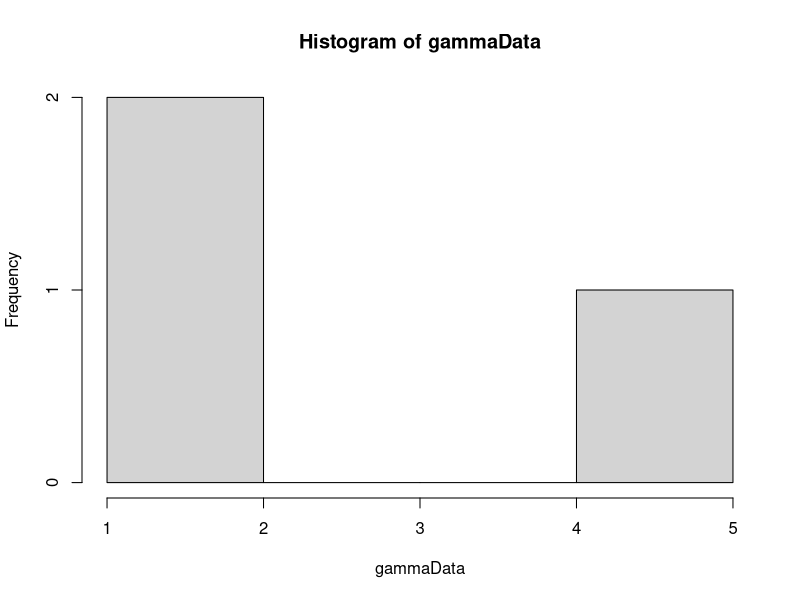

Reproduce this figure in R. (Note: this script raises an error after producing the figure.)
library(MCMCpack)

#weightedUniform <- function(n, numIterations) {
#  # Generate sample of from a weighted uniform distribution
#  # 
#  # Args:
#  #   n: number of points in sample
#  #   
#  # Returns:
#  #   A vector sample
#  uCurr = runif(n)
#  alphaCurr = findAlpha(s2, uCurr)
#  uConv = rep(0, numIterations)
#  uTrace = rep(0, numIterations)
#  for(i in 1:numIterations) {
#    uProp = runif(n)
#    alphaProp = findAlpha(s2, uProp)
#    if(alphaProp != -1) {
#      proportionalProp = proportionalDensity(uProp, alphaProp)
#      proportionalCurr = proportionalDensity(uCurr, alphaCurr)
#      alphaVal = min(1, proportionalProp/proportionalCurr)
#      u = runif(1)
#      print(i)
#      if (u <= alphaVal) {
#        uCurr = uProp
#        alphaCurr = alphaProp
#      }  
#    }
#    uConv[i] = var(uCurr)
#    uTrace[i] = uCurr[1]
#  }
#  plot(uConv, type="l")
#  plot(uTrace, type="l")
#  return(uCurr)
#}
#
#proportionalDensity <- function(u, alpha) {
#  # Calculate proportional density for indepence sampling
#  # 
#  # Args:
#  #   u: A vector from an uniform distribution.
#  #   alpha: A scalar value
#  #   
#  # Returns:
#  #   A scalar value
#  
#  gammaInv = rep(0, length(u))
#  diffGammaInv = rep(0, length(u))
#  for(i in 1:length(u)) {
#    gammaInv[i] = invGammaCumulative(u[i], alpha)
#    diffGammaInv[i] = diffAlphaInvGammaCumulative(u[i], alpha)
#  }
#  return(calcWeight(gammaInv, diffGammaInv))
#}
#
#calcWeight <- function(gammaInv, diffGammaInv) {
#  # Calculate weigth for a gamma distribution
#  #
#  # Args:
#  #   gammaInv: A list of values from the inverse cumulative gamma.
#  #   diffGammaInv: A list of values from the derivative of the inverse cumulative gamma.
#  #   
#  # Returns:
#  #   A scalar value
#  weight = (1/length(gammaInv))*(sum(diffGammaInv/gammaInv)) - sum(diffGammaInv)/sum(gammaInv)
#  return(weight)
#}

calcWeight <- function(u, alpha) {
  # Calculates weight for given u and alpha.
  # 
  # Args:
  #   u: A vector.
  #   alpha: A scalar.
  #   
  # Returns:
  #   The weight value. A scalar.
  gammaInv = rep(0, length(u))
  diffGammaInv = rep(0, length(u))
  for(i in 1:length(u)) {
    gammaInv[i] = invGammaCumulative(u[i], alpha)
    diffGammaInv[i] = diffAlphaInvGammaCumulative(u[i], alpha)
  }
  weight = 1/((1/length(gammaInv))*(sum(diffGammaInv/gammaInv)) - sum(diffGammaInv)/sum(gammaInv))
  return(weight)
}

calcPhi <- function(u, alpha) {
  
}

invGammaCumulative <- function(u, alpha) {
  # Finds the inverse of the cumulative gamma.
  # 
  # Args:
  #   u: Scalar value.
  #   alpha: Scalar value.
  #   
  # Returns:
  #   A scalar. The inverse value given u and alpha.
  x = 0
  stepSize = 0.1
  tolerance = 0.00001
  direction = 1
  integralValue = 0
  
  while(abs(integralValue - u) > tolerance){
    x = x + direction*stepSize
    if(x<0) {
      x = 0
      direction = 1
    }
    
    if(method == "integrate") {
      integral = integrate(gammaDensity, 0, x)
      integralValue = integral$value  
    } else if(method == "pgamma") {
      integral = pgamma(x, shape=alpha, scale=1)
      integralValue = integral
    }
    
    
    # Going left and pass the point
    if ((u > integralValue) && (direction == -1)) {
      stepSize = stepSize/2
      direction = 1
    }
    
    # Going right and pass the point
    if ((u < integralValue) && (direction == 1)) {
      stepSize = stepSize/2
      direction = -1
    }
  }
  return(x)
}

diffAlphaInvGammaCumulative <- function(u, alpha) {
  # Derivative of gamma distribution with respect to alpha.
  # 
  # Args:
  #   u: Scalar between 0 and 1.
  #   alpha: Scalar larger than 0.
  #   
  # Returns:
  #   Scalar value. Derivative at point alpha.
  firstPoint = invGammaCumulative(u,alpha)
  secondPoint = invGammaCumulative(u, alpha + alphaHStep)
  return((secondPoint - firstPoint)/alphaHStep)
}

calcDerivateFunction <- function(u, alphaValue) {
  # Analytically find the derivative of cumulative inverse.
  # 
  # Args:
  #   u: Scalar value between 0 and 1.
  #   alphaValue: Scalar value.
  #   
  # Returns:
  #   A scalar value.
  largeFInv = invGammaCumulative(u, alphaValue)
  integralPart = integrate(integralFunction, 0, largeFInv)
  return((digamma(alphaValue)*u - integralPart$value)*gamma(alphaValue)/((largeFInv^(alphaValue - 1))*exp(-largeFInv)))
}

integralFunction <- function(y) {
  # Function to be integrated.
  return(log(y)*(y^(alphaValue - 1))*exp(-y)/gamma(alphaValue))
}

findAlpha <- function(s2, u) {
  # Function to calculate alpha value
  # 
  # Args:
  #   s2: Scalar value of sufficient statistic
  #   u: A vector
  #   
  # Returns:
  #   A scalar value of alpha.
  
  alphaValue = 0.1
  stepSize = 1
  direction = 1
  tolerance = 0.0001
  tau2Value = 0
  prevTau2Value = 0
  it = 0
  while(abs(s2 - tau2Value) > tolerance) {
    it = it + 1
    alphaValue = alphaValue + direction*stepSize
    if(alphaValue<=0) {
      alphaValue = 0.1
      direction = 1
    }
    prevTau2Value = tau2Value
    tau2Value = calcValueTau2(u, alphaValue)
    #print(abs(s2 - tau2Value))
    #print(direction)
    if ((s2 > tau2Value) && (direction == -1)) {
      stepSize = stepSize/2
      direction = 1
    }
    
    if ((s2 < tau2Value) && (direction == 1)) {
      stepSize = stepSize/2
      direction = -1
    }
    
    if(isAlphaOutsideValidInterval(alphaValue, direction)) {
      return(-1)
    }  
    
  }
  
  return(alphaValue)
}

isAlphaOutsideValidInterval <- function(alphaValue, direction) {
  # Function to check if the alphaValue is outside allowed interval.
  # 
  # Args:
  #   alphaValue: A scalar value
  #   direction: A scalar value. Either 1 or -1.
  #   
  # Returns:
  #   Boolean value.
  return((alphaValue < alphaLowerBound && direction == -1) || (alphaValue > alphaUpperBound && direction == 1))
}

findBeta <- function(s1, u, alphaValue) {
  # Calculates beta
  # 
  # Args:
  #   s1: Scalar value.
  #   u: Vector of values between 0 and 1.
  #   alphaValue: Scalar value.
  #   
  # Returns:
  #   A scalar value.
  largeFInv = rep(0, length(u))
  for(i in 1:length(u)) {
    largeFInv[i] = invGammaCumulative(u[i], alphaValue)
  }
  return(s1*length(u)/(sum(largeFInv)))
}

calcValueTau2 <- function(u, alphaValue) {
  largeFInv = rep(0, length(u))
  for(i in 1:length(u)) {
    largeFInv[i] = invGammaCumulative(u[i], alphaValue)
  }
  return(length(u)*((prod(largeFInv))^(1/length(u)))/sum(largeFInv))
}

calcValueTau2Method2 <- function(x) {
  return(length(x)*((prod(x))^(1/length(x)))/sum(x))
}

alpha = 2
beta = 1
hStep = 0.01
alphaHStep = 0.01
method = "pgamma"
NUM_SAMPLES = 1000
NUM_POINTS = 3
alphaUpperBound = 10
alphaLowerBound = 0.5

# Generate data
gammaData = rgamma(NUM_POINTS, shape=alpha, scale = beta)
hist(gammaData)
# Calculation of statistics
s1 = sum(gammaData)/NUM_POINTS
s2 = NUM_POINTS*((prod(gammaData))^(1/NUM_POINTS))/sum(gammaData)

# Generation of samples
phi = rep(0, NUM_SAMPLES)
# Phi is the prob that X>probValue
probValue = 0.8
weightsW = rep(0, NUM_SAMPLES)
sampleIndex = 1
iterationNumber = 0
while(sampleIndex <= NUM_SAMPLES) {
  u = runif(NUM_POINTS)
  estAlpha = findAlpha(s2, u)
  if(estAlpha != -1) {
    weightW[sampleIndex] = calcWeight(u, estAlpha)
    phi[sampleIndex] = calcPhi(u, alpha)
    estBeta = findBeta(s1, u, estAlpha)
    sampleIndex = sampleIndex + 1
  }
  iterationNumber = iterationNumber + 1
}
